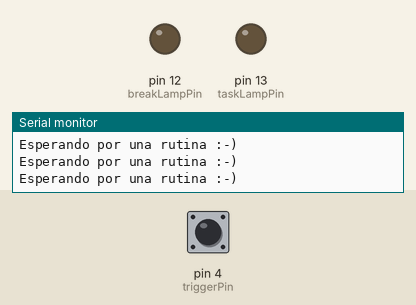
This sketch was run on a simulated Arduino Uno, built with avr-gcc and run on an emulated ATmega328P. Parts: output pins drawn as LEDs (lit = HIGH), the last lines printed to the serial monitor. Dashed ring = blinking. The inputs (shaded band) are chosen by the test bench; at power-on: pin 4 (triggerPin) HIGH.

Above: at 1.2 s.
1.3 s: pin 4 (triggerPin) pulled LOW for 0.15 s
At 1.38 s:
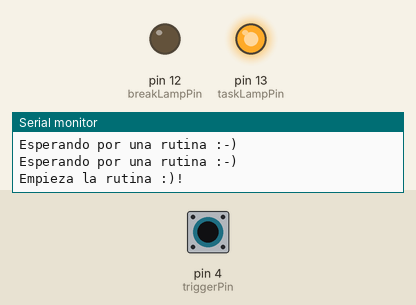
2.9 s: pin 4 (triggerPin) pulled LOW for 0.15 s
At 3.6 s:
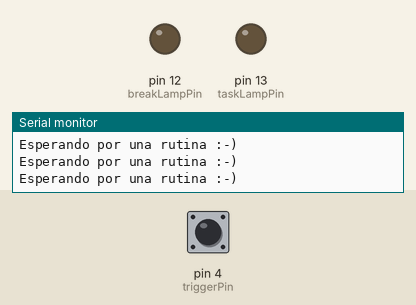
6.0 s: pin 4 (triggerPin) pulsed LOW 5 times (0.12 s each, 0.3 s apart)
At 6.37 s:
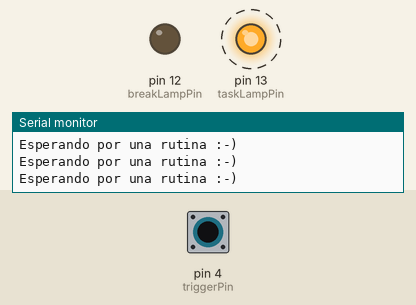
10.5 s: pin 4 (triggerPin) pulsed LOW 2 times (0.12 s each, 0.3 s apart)
At 12.1 s:
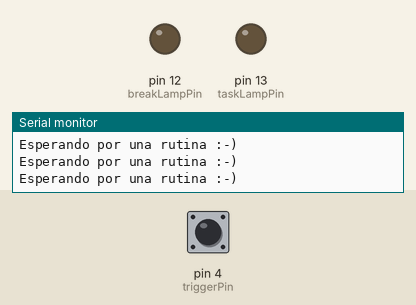
Timing chart, 0 to 13.6 s (numbered marks = the images above; inputs shaded):
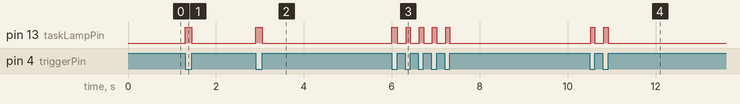

Measured:
- after the input at 1.3 s, pin 13 (taskLampPin): LOW → HIGH at once, → LOW 0.14 s later
- after the input at 2.9 s, pin 13 (taskLampPin): LOW → HIGH at once, → LOW 0.15 s later
- after the input at 6.0 s, pin 13 (taskLampPin): alternates HIGH for 0.10 s and LOW for 0.20 s, 10 changes in all, then stays LOW, starting at once
- after the input at 10.5 s, pin 13 (taskLampPin): alternates HIGH for 0.10 s and LOW for 0.20 s, 4 changes in all, then stays LOW, starting at once

The sketch:

iTempo_2_valentina_cooper_sofia_huerta.ino
```cpp
int message = 0;
// las variables están medidas en milisegundos,
unsigned long TASK_TIME = 60000; // prueba: 1 min
unsigned long BREAK_TIME = 30000; // prueba: 30 segs
unsigned long taskDelayStart = 0; // el tiempo de inicio del delay
unsigned long breakDelayStart = 0; // el tiempo de inicio del delay
bool taskDelayRunning = false; // funciona sólo en caso de espera del delay
bool breakDelayRunning = false; // funciona sólo en caso de espera del delay
bool taskLightOn = false; // mantiene el curso del estado de la luz

#define taskLampPin 13
#define breakLampPin 12
#define triggerPin 4

void setup() {
  pinMode(triggerPin, INPUT_PULLUP); // configuración del pin del interruptor con la resistencia pull-up interna
  pinMode(taskLampPin, OUTPUT);
  digitalWrite(taskLampPin, LOW);
  pinMode(breakLampPin, OUTPUT);
  digitalWrite(breakLampPin, LOW);

  // empieza la conexión serial wiii :)
  Serial.begin(9600);
}

void loop() {
  message = digitalRead(triggerPin);
  if (message == 0){ // si un ejercicio está en proceso
    if (!taskLightOn && !taskDelayRunning & !breakDelayRunning){ // si ni la luz ni el temporizador han comenzado aun
      taskDelayStart = millis(); // empieza el delay
      taskDelayRunning = true;   // empieza el temporizador :)!

      digitalWrite(taskLampPin, HIGH);         // la luz se enciende!!
      taskLightOn = true;
      Serial.println("Empieza la rutina :)!");
    }

    if (taskLightOn && taskDelayRunning && ((millis() - taskDelayStart) >= TASK_TIME)) { // este código se ejecuta cuando el ejercicio ha terminado :)!
      taskDelayStart += TASK_TIME; // esto previene salidas inesperadas :o
      taskDelayRunning = false;
      Serial.println("Suficiente trabajo por ahora :) hidratáte y tómate un descansito!!");
      digitalWrite(breakLampPin, HIGH);         // enciende la luz :)
      digitalWrite(taskLampPin, LOW);          // apaga la luz zzz
      taskLightOn = false;

       breakDelayStart = millis(); // empieza el delay
       breakDelayRunning = true;
     }

    if (!taskLightOn && breakDelayRunning && ((millis() - breakDelayStart) >= BREAK_TIME)) { // este código se ejecuta cuando el tiempo de descanso ha terminado pipipi
      breakDelayStart += BREAK_TIME; // esto previene salidas inesperadas :o
      breakDelayRunning = false;
      Serial.println("terminó el descanso, volvamos a ejercitarnos!!");
      taskDelayRunning = true;
      taskDelayStart = millis(); // empieza el delay
    digitalWrite(breakLampPin, LOW);         // enciende la luz
      digitalWrite(taskLampPin, HIGH);         // enciende la luz
      taskLightOn = true;
    }
  }

    if (message == 1){ // si el ejercicio está completo, apágalo!!
      breakDelayRunning = false;
      taskDelayRunning = false;
      if (taskLightOn){
      Serial.println("Ejercicio terminado!!, date una ducha por favor :)");
      digitalWrite(taskLampPin, LOW);          // apaga la luz z z z
      digitalWrite(breakLampPin, LOW);
      taskLightOn = false;

      }
     Serial.println("Esperando por una rutina :-)");
     }
}
```
